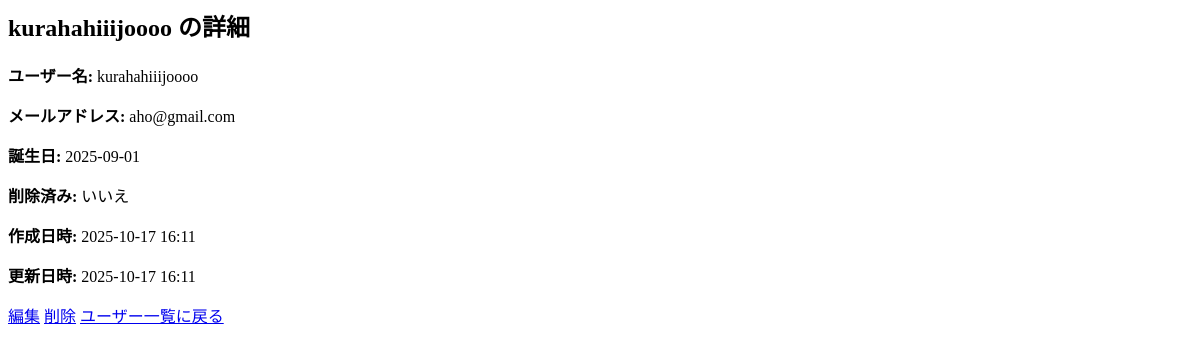
/accounts/users/6/, run on an earlier commit of the app's database.
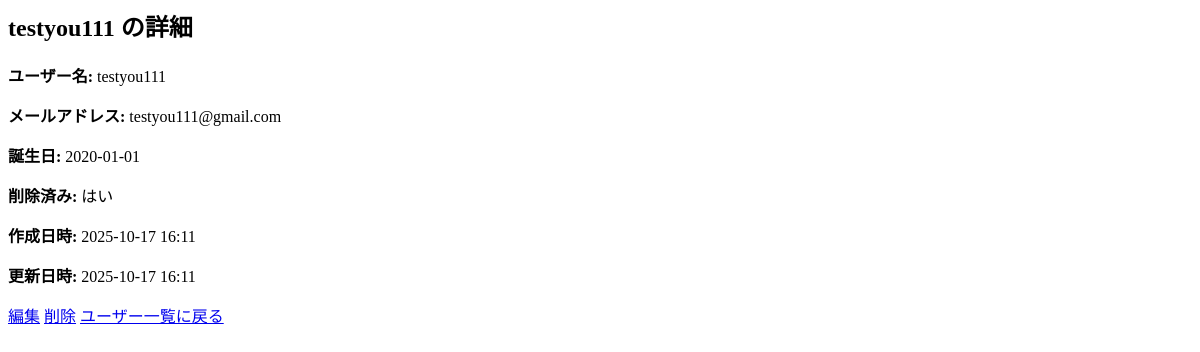
And on a later commit of the database.
### accounts/models.py (models this page shows, shortened)
class CustomUser(AbstractUser):
    username = models.CharField(
        max_length=150,
        unique=True,
        verbose_name="ユーザー名",
        error_messages={
            "unique": "同じユーザー名が既に登録済みです。",
        },
    )
    email = models.EmailField(
        unique=True,
        verbose_name="メールアドレス",
        error_messages={
            "unique": "このメールアドレスはすでに登録されています。",
            "invalid": "有効なメールアドレスを入力してください。",
        },
    )
    birthday = models.DateField(
        verbose_name="誕生日",
        null=True,
        blank=True,
    )
    is_deleted = models.BooleanField(default=False, verbose_name="削除フラグ")
    created_at = models.DateTimeField(auto_now_add=True)  # ← 作成日時
    updated_at = models.DateTimeField(auto_now=True)  # ← 更新日時

### accounts/views.py (the view)
# urls.py: path("users/<int:pk>/", views.user_detail, name="user_detail"),
def user_detail(request, pk):
    user = get_object_or_404(CustomUser, pk=pk)
    return render(
        request,
        "accounts/user_detail.html",
        {
            "user": user,
        },
    )

### accounts/templates/accounts/user_detail.html (shortened to what this page needs)
{% block content %}
<h2>{{ user.username }} の詳細</h2>
<p><strong>ユーザー名:</strong> {{ user.username }}</p>
<p><strong>メールアドレス:</strong> {{ user.email }}</p>
<p><strong>誕生日:</strong> {{ user.birthday|date:"Y-m-d" }}</p>
<p><strong>削除済み:</strong> {% if user.is_deleted %}はい{% else %}いいえ{% endif %}</p>
<p><strong>作成日時:</strong> {{ user.created_at|date:"Y-m-d H:i" }}</p>
<p><strong>更新日時:</strong> {{ user.updated_at|date:"Y-m-d H:i" }}</p>
<a href="{% url 'accounts:user_edit' user.pk %}">編集</a>
<a href="{% url 'accounts:user_delete' user.pk %}">削除</a>
<a href="{% url 'accounts:user_list' %}">ユーザー一覧に戻る</a>
{% endblock %}

What changed in the data, as far as the page shows it:
changed CustomUser: username "kurahahiiijoooo" → "testyou111"; email "aho@gmail.com" → "testyou111@gmail.com"; birthday "2025-09-01" → "2020-01-01"
Also different on the page:
text no longer shown: "いいえ"
text now shown: "はい"
